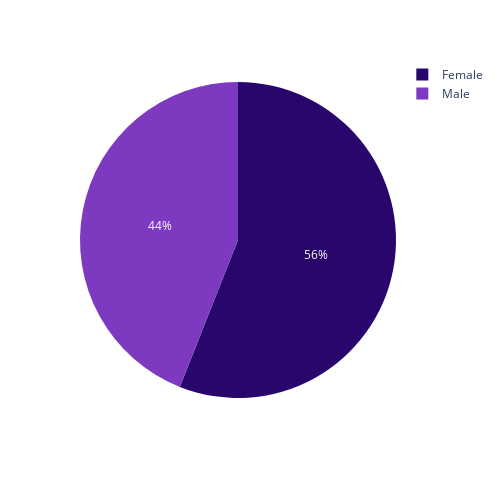

The notebook cell saved with this chart:
### Markdown cell above
So our model have a data type Object, and have 3 data type Int as well

### Code cell
fig = px.pie(df, 'Gender', color_discrete_sequence=['#29066B','#7D3AC1','#EB548C'], template='plotly', width=500,height=500)
fig.show()

### Figure 1 — Plotly figure (JSON) as saved in the notebook; plotly's stock layout.template omitted (floating-point values rounded to 4 significant figures; data arrays with more than 128 entries replaced by an {"elided": "..."} marker saying what was removed)
{"data": [{"domain": {"x": [0, 1], "y": [0, 1]}, "hovertemplate": "Gender=%{label}<extra></extra>", "labels": {"elided": "200 str values"}, "legendgroup": "", "name": "", "showlegend": true, "type": "pie"}], "layout": {"height": 500, "legend": {"tracegroupgap": 0}, "margin": {"t": 60}, "piecolorway": ["#29066B", "#7D3AC1", "#EB548C"], "width": 500}}
